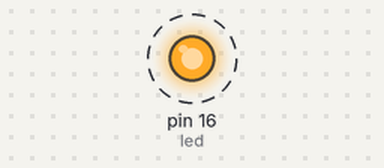
Bench run of a program on a simulated MicroPython board. Shown: output pins drawn as LEDs (lit = HIGH). Dashed ring = blinking. What the program prints to the serial console is not drawn.

Above: at 0.2 s.
Timing chart, 0 to 3.0 s (numbered marks = the images above):
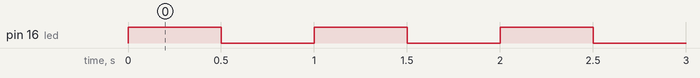

The program:

from_machine_import_Pin.py
```python
from machine import Pin
from time import sleep
import utime


#VARIABLES
led = Pin(16, Pin.OUT)
button= Pin(18,Pin.IN)
print('Running basic functions')


# %% ex1

while True:
  led.value(not led.value())
  sleep(0.5)


# %% ex2
"""
for i in range(10):
  led.value(not led.value())
  sleep(1)
  sleep_us // for microseconds
"""

# %% ex3 if else statement
"""
while True:
  val=button.value()
  if val == 1:
    led.value(1)
  else:
    led.value(0)
"""


"""
#%% ex4 ifelse elseif statement with button
val=0
while True:
  if button.value()==1:
    val += 1
  elif val == 2:
    val=0
  led.value(val)
"""
```

Measured:
- by itself, pin 16 (led): alternates HIGH for 0.50 s and LOW for 0.50 s
